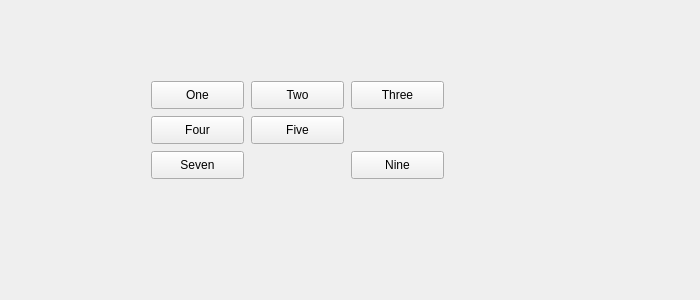
<?xml version="1.0" encoding="UTF-8"?>
<ui version="4.0">
 <class>Widget</class>
 <widget class="QWidget" name="Widget">
  <property name="geometry">
   <rect>
    <x>0</x>
    <y>0</y>
    <width>700</width>
    <height>300</height>
   </rect>
  </property>
  <property name="windowTitle">
   <string>Widget</string>
  </property>
  <widget class="QPushButton" name="button1">
   <property name="geometry">
    <rect>
     <x>151</x>
     <y>81</y>
     <width>93</width>
     <height>28</height>
    </rect>
   </property>
   <property name="text">
    <string>One</string>
   </property>
  </widget>
  <widget class="QPushButton" name="button2">
   <property name="geometry">
    <rect>
     <x>251</x>
     <y>81</y>
     <width>93</width>
     <height>28</height>
    </rect>
   </property>
   <property name="text">
    <string>Two</string>
   </property>
  </widget>
  <widget class="QPushButton" name="button3">
   <property name="geometry">
    <rect>
     <x>351</x>
     <y>81</y>
     <width>93</width>
     <height>28</height>
    </rect>
   </property>
   <property name="sizePolicy">
    <sizepolicy hsizetype="Minimum" vsizetype="Expanding">
     <horstretch>0</horstretch>
     <verstretch>0</verstretch>
    </sizepolicy>
   </property>
   <property name="text">
    <string>Three</string>
   </property>
  </widget>
  <widget class="QPushButton" name="button4">
   <property name="geometry">
    <rect>
     <x>151</x>
     <y>116</y>
     <width>93</width>
     <height>28</height>
    </rect>
   </property>
   <property name="text">
    <string>Four</string>
   </property>
  </widget>
  <widget class="QPushButton" name="button5">
   <property name="geometry">
    <rect>
     <x>251</x>
     <y>116</y>
     <width>93</width>
     <height>28</height>
    </rect>
   </property>
   <property name="text">
    <string>Five</string>
   </property>
  </widget>
  <widget class="QPushButton" name="button7">
   <property name="geometry">
    <rect>
     <x>151</x>
     <y>151</y>
     <width>93</width>
     <height>28</height>
    </rect>
   </property>
   <property name="text">
    <string>Seven</string>
   </property>
  </widget>
  <widget class="QPushButton" name="button9">
   <property name="geometry">
    <rect>
     <x>351</x>
     <y>151</y>
     <width>93</width>
     <height>28</height>
    </rect>
   </property>
   <property name="text">
    <string>Nine</string>
   </property>
  </widget>
 </widget>
 <layoutdefault spacing="6" margin="11"/>
 <resources/>
 <connections/>
</ui>
